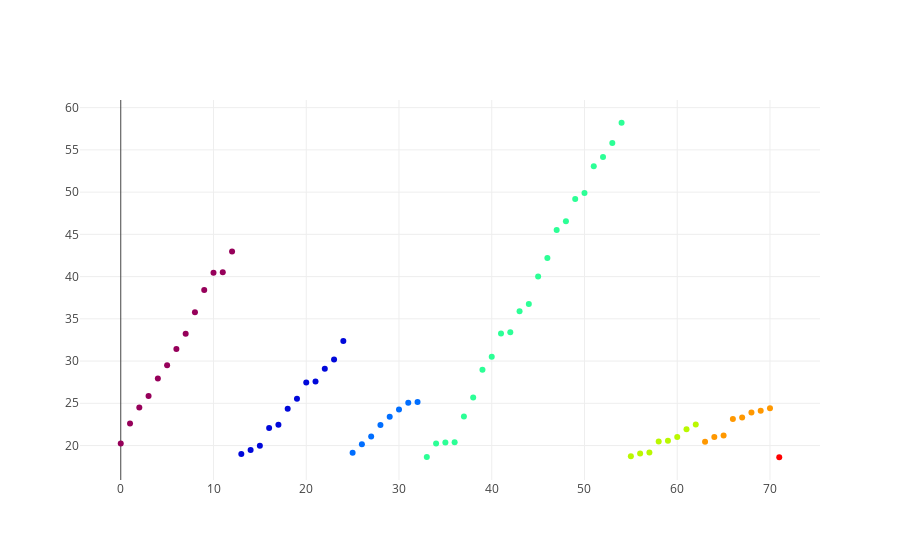

The notebook cell this image was saved under:
### Markdown cell above
### Visualize the clusters detected by SQL
Looks correct!

### Code cell
plot_heat_2d(df_case1_clustered)

### Figure 1 — Plotly figure (JSON) as saved in the notebook; plotly's stock layout.template omitted (floating-point values rounded to 4 significant figures)
{"data": [{"marker": {"color": [1, 1, 1, 1, 1, 1, 1, 1, 1, 1, 1, 1, 1, 2, 2, 2, 2, 2, 2, 2, 2, 2, 2, 2, 2, 3, 3, 3, 3, 3, 3, 3, 3, 4, 4, 4, 4, 4, 4, 4, 4, 4, 4, 4, 4, 4, 4, 4, 4, 4, 4, 4, 4, 4, 4, 5, 5, 5, 5, 5, 5, 5, 5, 6, 6, 6, 6, 6, 6, 6, 6, 7], "colorscale": "Rainbow"}, "mode": "markers", "text": ["Cluster id: 1", "Cluster id: 1", "Cluster id: 1", "Cluster id: 1", "Cluster id: 1", "Cluster id: 1", "Cluster id: 1", "Cluster id: 1", "Cluster id: 1", "Cluster id: 1", "Cluster id: 1", "Cluster id: 1", "Cluster id: 1", "Cluster id: 2", "Cluster id: 2", "Cluster id: 2", "Cluster id: 2", "Cluster id: 2", "Cluster id: 2", "Cluster id: 2", "Cluster id: 2", "Cluster id: 2", "Cluster id: 2", "Cluster id: 2", "Cluster id: 2", "Cluster id: 3", "Cluster id: 3", "Cluster id: 3", "Cluster id: 3", "Cluster id: 3", "Cluster id: 3", "Cluster id: 3", "Cluster id: 3", "Cluster id: 4", "Cluster id: 4", "Cluster id: 4", "Cluster id: 4", "Cluster id: 4", "Cluster id: 4", "Cluster id: 4", "Cluster id: 4", "Cluster id: 4", "Cluster id: 4", "Cluster id: 4", "Cluster id: 4", "Cluster id: 4", "Cluster id: 4", "Cluster id: 4", "Cluster id: 4", "Cluster id: 4", "Cluster id: 4", "Cluster id: 4", "Cluster id: 4", "Cluster id: 4", "Cluster id: 4", "Cluster id: 5", "Cluster id: 5", "Cluster id: 5", "Cluster id: 5", "Cluster id: 5", "Cluster id: 5", "Cluster id: 5", "Cluster id: 5", "Cluster id: 6", "Cluster id: 6", "Cluster id: 6", "Cluster id: 6", "Cluster id: 6", "Cluster id: 6", "Cluster id: 6", "Cluster id: 6", "Cluster id: 7"], "type": "scatter", "uid": "7223edf3-e707-48ed-84aa-494474a0cee3", "x": [0, 1, 2, 3, 4, 5, 6, 7, 8, 9, 10, 11, 12, 13, 14, 15, 16, 17, 18, 19, 20, 21, 22, 23, 24, 25, 26, 27, 28, 29, 30, 31, 32, 33, 34, 35, 36, 37, 38, 39, 40, 41, 42, 43, 44, 45, 46, 47, 48, 49, 50, 51, 52, 53, 54, 55, 56, 57, 58, 59, 60, 61, 62, 63, 64, 65, 66, 67, 68, 69, 70, 71], "y": [20.25, 22.6, 24.49, 25.86, 27.94, 29.49, 31.44, 33.22, 35.79, 38.4, 40.46, 40.53, 42.96, 19.01, 19.47, 19.97, 22.09, 22.47, 24.37, 25.55, 27.47, 27.58, 29.1, 30.18, 32.38, 19.14, 20.15, 21.08, 22.44, 23.41, 24.26, 25.06, 25.15, 18.65, 20.23, 20.35, 20.37, 23.44, 25.68, 28.96, 30.52, 33.25, 33.42, 35.89, 36.76, 40.0, 42.21, 45.5, 46.57, 49.18, 49.89, 53.05, 54.16, 55.82, 58.21, 18.74, 19.06, 19.17, 20.47, 20.55, 21.01, 21.92, 22.49, 20.46, 21.01, 21.2, 23.15, 23.33, 23.91, 24.13, 24.41, 18.61]}], "layout": {}}
